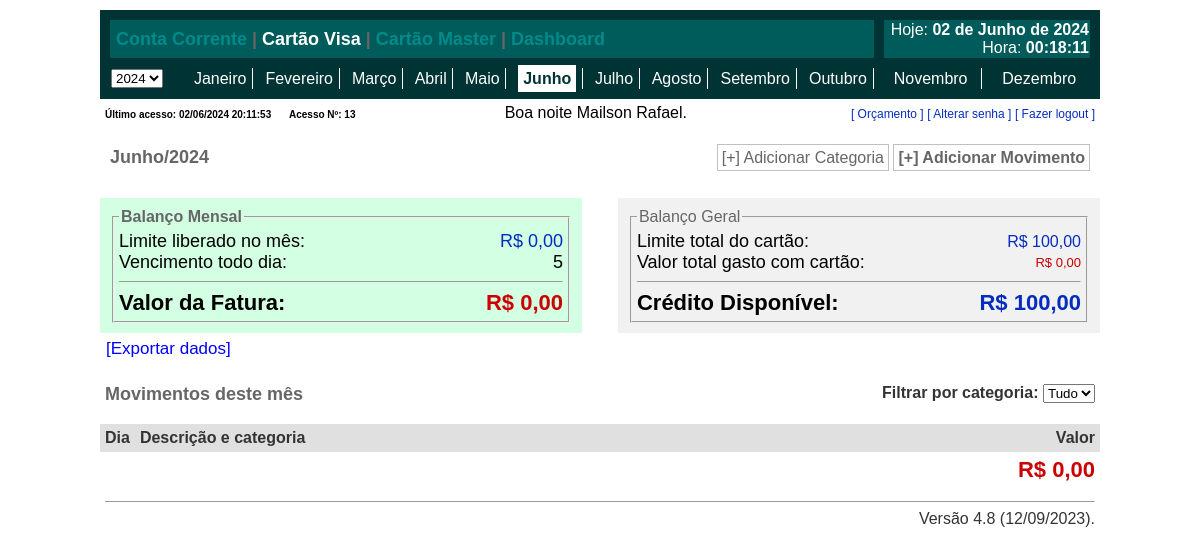
The page /visa.php (signed in) on the database its author committed.
### tables this page shows
CREATE TABLE `usuarios` (
  `id` int(10) UNSIGNED NOT NULL,
  `nome` varchar(100) NOT NULL,
  `sobrenome` varchar(100) NOT NULL,
  `usuario` varchar(50) NOT NULL,
  `senha` varchar(150) NOT NULL,
  `data` date NOT NULL,
  `ultimavisita` datetime DEFAULT NULL,
  `n_acesso_f` int(11) NOT NULL DEFAULT 0,
  `visa` decimal(12,2) NOT NULL DEFAULT 0.00,
  `dia_venc_v` int(11) DEFAULT NULL,
  `master` decimal(12,2) NOT NULL DEFAULT 0.00,
  `dia_venc_m` int(11) DEFAULT NULL
);

### conf/functions.php (called while the page is built, shortened)
<?php
function formata_dinheiro($valor) {
    $valor = number_format($valor,2,",",".");
    return "R$ " . $valor;
}
function mostraMes($mes) {
    switch ($mes) {
        case 01: case 1: $mes = "Janeiro";
            break;
        case 02: case 2: $mes = "Fevereiro";
            break;
        case 03: case 3: $mes = "Março";
            break;
        case 04: case 4: $mes = "Abril";
            break;
        case 05: case 5: $mes = "Maio";
            break;
        case 06: case 6: $mes = "Junho";
            break;
        case 07: case 7: $mes = "Julho";
            break;
        case 8: $mes = "Agosto";
            break;
        case 9: $mes = "Setembro";
            break;
        case 10: $mes = "Outubro";
            break;
        case 11: $mes = "Novembro";
            break;
        case 12: $mes = "Dezembro";
            break;
    }
    return $mes;
}
?>

### conf/config.php (called while the page is built, shortened)
<?php
$_SG['conectaServidor'] = true;
$_SG['abreSessao'] = true;
$_SG['caseSensitive'] = false;
$_SG['validaSempre'] = false;
$_SG['servidor'] = 'localhost';
$_SG['usuario'] = 'root';
$_SG['senha'] = '';
$_SG['banco'] = 'livrocaixa';
$_SG['paginaLogin'] = './login.php';
$_SG['tabela'] = 'usuarios';

### conf/versao.php (called while the page is built, shortened)
<?php
$versao='Versão 4.8 (12/09/2023).';
?>

### visa.php (the view, shortened to what this page needs)
<?php
include("./conf/config.php");
include './conf/functions.php';
require_once './conf/versao.php';
$usuario = $_SESSION['usuarioID'];
$hora = date('G');
if (($hora >= 0) and ($hora < 5)) {
	$mensagem = "Já é madrugada";
} else if (($hora >= 5) and ($hora < 6)) {
	$mensagem = "Já esta amanhecendo";
} else if (($hora >= 6) and ($hora < 12)) {
	$mensagem = "Bom dia";
} else if (($hora >= 12) and ($hora < 18)) {
	$mensagem = "Boa tarde";
} else {
	$mensagem = "Boa noite";
}
if (isset($_GET['mes']))
	$mes_hoje = $_GET['mes'];
else
	$mes_hoje = date('m');
if (isset($_GET['ano']))
	$ano_hoje = $_GET['ano'];
else
	$ano_hoje = date('Y');
?>
<html>
<head>
	<link href="./conf/css/styles.css" rel="stylesheet" type="text/css" />
	<link id="scrollUpTheme" rel="stylesheet" href="./conf/css/image.css">
	<link rel="stylesheet" href="./conf/css/calculadora.css">
</head>
<body style="padding:10px" onLoad="initTimer();">
	<table cellpadding="1" cellspacing="10" width="1000" align="center" style="background-color:#033">
		<tr>
			<td colspan="11" style="background-color:#005B5B;">
				<h2 style="margin:5px"><a href=index.php style="color:#008B8B">Conta Corrente</a> | <a href=visa.php style="color:#FFF">Cartão Visa</a> | <a href=master.php style="color:#008B8B">Cartão Master</a> | <a href=./dashboard/dashboard.php style="color:#008B8B">Dashboard</a></h2>
			</td>
			<td colspan="2" align="right" style="background-color:#005B5B;">
				<a style="color:#FFF" href="?mes=<?php echo date('m') ?>&ano=<?php echo date('Y') ?>">Hoje:<strong> <?php echo date('d') ?> de <?php echo mostraMes(date('m')) ?> de <?php echo date('Y') ?><br></strong> Hora: <strong><span id="timer"></span></strong></a></strong>
			</td>
		</tr>
		<tr>
			<td width="70">
				<select onchange="location.replace('?mes=<?php echo $mes_hoje ?>&ano='+this.value)">
					<?php
					for ($i = 2019; $i <= 2030; $i++) {
					?>
						<option value="<?php echo $i ?>" <?php if ($i == $ano_hoje) echo "selected=selected" ?>><?php echo $i ?></option>
					<?php } ?>
				</select>
			</td>
			<?php
			for ($i = 1; $i <= 12; $i++) {
			?>
				<td align="center" style="<?php if ($i != 12) echo "border-right:1px solid #FFF;" ?> padding-right:5px">
					<a href="?mes=<?php echo $i ?>&ano=<?php echo $ano_hoje ?>" style="
					<?php if ($mes_hoje == $i) { ?>
						color:#033; font-size:16px; font-weight:bold; background-color:#FFF; padding:5px
					<?php } else { ?>
						color:#FFF; font-size:16px;
					<?php } ?>
					">
						<?php echo mostraMes($i); ?>
					</a>
				</td>
			<?php
			}
			?>
		</tr>
	</table>
	<table cellpadding="5" cellspacing="0" width="1000" align="center">
		<tr>
			<?php
			$qrvisita = mysqli_query($_SG['conexao'], "SELECT * FROM usuarios where id='$usuario'");
			$rowvisita = mysqli_fetch_array($qrvisita);
			$qracesso = mysqli_query($_SG['conexao'], "SELECT * FROM usuarios where id='$usuario'");
			$rowacesso = mysqli_fetch_array($qracesso);
			$n = $rowacesso['n_acesso_f'];
			$n_acesso = $n + 1;
			?>
			<td>
				<b>
					<font color="#000" size=1><?php if ($n > 0)
													echo "Último acesso: " . date('d/m/Y H:i:s', strtotime($rowvisita['ultimavisita']));
												else
													echo "" ?></font>&nbsp;&nbsp;&nbsp;
					<b>
						<font color="#000" size=1><?php echo "Acesso Nº: " ?><?php if ($n = 0)
																					echo "1";
																				else
																					echo "$n_acesso" ?></font>
					</b>&nbsp;&nbsp;&nbsp;&nbsp;&nbsp;
			</td>
			<td>
			<td>
				<font color="#000"><?php echo $mensagem ?><?php echo " " ?><?php echo $_SESSION['usuarioNome']; ?><?php echo
																													" " ?><?php echo $_SESSION['usuarioSobrenome']; ?>.</font></b>
			</td>
			<td align="right" style="font-size:13px; color:rgba(4, 45, 191, 1)">
				<a href="javascript:;" style="font-size:12px; color:rgba(4, 45, 191, 1)" onclick="abreFecha('orcamento')"> [ Orçamento ]</a>
				<a href="javascript:;" style="font-size:12px; color:rgba(4, 45, 191, 1)" onclick="abreFecha('alterar_senha')">[ Alterar senha ]</a>
				<a href="logout.php" style="font-size:12px; color:rgba(4, 45, 191, 1)"><?php echo
																						" [ Fazer logout ]" ?></a>
			</td>
		</tr>
		<tr>
			<td>
			</td>
		</tr>
	</table>
	<table cellpadding="10" cellspacing="0" width="1000" align="center">
		<tr>
			<td colspan="2">
				<h2><?php echo mostraMes($mes_hoje) ?>/<?php echo $ano_hoje ?></h2>
			</td>
			<td align="right">
				<a href="javascript:;" onclick="abreFecha('add_cat')" class="bnt">[+] Adicionar Categoria</a>
				<a href="javascript:;" onclick="abreFecha('add_movimento')" class="bnt"><strong>[+] Adicionar Movimento</strong></a>
			</td>
		</tr>
		<tr>
			<td colspan="3">
			</td>
		</tr>
		<tr>
			<td align="left" valign="top" width="450" style="background-color:#D3FFE2">
				<?php
				$qr = mysqli_query($_SG['conexao'], "SELECT SUM(valor) as total FROM movimentos WHERE tipo=1 && conta=2 && usuario='$usuario' && mes='$mes_hoje' && ano='$ano_hoje'");
				$row = mysqli_fetch_array($qr);
				$entradas = $row['total'];
				$qr = mysqli_query($_SG['conexao'], "SELECT SUM(valor) as total FROM movimentos WHERE tipo=0 && conta=2 && usuario='$usuario' && mes='$mes_hoje' && ano='$ano_hoje'");
				$row = mysqli_fetch_array($qr);
				$saidas = $row['total'];
				$resultado_mes = $saidas;
				$qr = mysqli_query($_SG['conexao'], "SELECT * FROM usuarios WHERE id='$usuario'");
				$row = mysqli_fetch_array($qr);
				$dia_venc = $row['dia_venc_v'];
				?>
				<fieldset>
					<legend><strong>Balanço Mensal</strong></legend>
					<table cellpadding="0" cellspacing="0" width="100%">
						<tr>
							<td><span style="font-size:18px; color:#000">Limite liberado no mês:</span></td>
							<td align="right"><span style="color:rgba(4, 45, 191, 1); font-size:18px"><?php echo formata_dinheiro($entradas) ?></span></td>
						</tr>
						<tr>
							<td><span style="font-size:18px; color:#000">Vencimento todo dia:</span></td>
							<td align="right"><span style="color:#000; font-size:18px"><?php echo $dia_venc ?></span></td>
						</tr>
						<tr>
							<td colspan="2">
								<hr size="1" />
							</td>
						</tr>
						<tr>
							<td><strong style="font-size:22px; color:#000">Valor da Fatura:</strong></td>
							<td align="right"><strong style="color:#C00; font-size:22px"><?php echo formata_dinheiro($saidas) ?></strong></td>
						</tr>
					</table>
				</fieldset>
			</td>
			<td width="15">
			</td>
			<td align="left" valign="top" width="450" style="background-color:#F1F1F1">
				<fieldset>
					<legend>Balanço Geral</legend>
					<?php
					$qr = mysqli_query($_SG['conexao'], "SELECT SUM(valor) as total FROM movimentos WHERE tipo=1 && conta=2 && usuario='$usuario'");
					$row = mysqli_fetch_array($qr);
					$entradas = $row['total'];
					$qr = mysqli_query($_SG['conexao'], "SELECT SUM(valor) as total FROM movimentos WHERE tipo=0 && conta=2 && usuario='$usuario'");
					$row = mysqli_fetch_array($qr);
					$saidas = $row['total'];
					$qr = mysqli_query($_SG['conexao'], "SELECT dia_venc_v, SUM(visa) as total FROM usuarios WHERE id='$usuario'");
					$row = mysqli_fetch_array($qr);
					$valorvisa = $row['total'];
					$visa = formata_dinheiro($valorvisa);
					$resultado_geral = $valorvisa + $entradas - $saidas;
					?>
					<table cellpadding="0" cellspacing="0" width="100%">
						<tr>
							<td><span style="font-size:18px; color:#000">Limite total do cartão:</span></td>
							<td align="right"><span style="font-size:18px"><a href="javascript:;" style="font-size:16px; color:rgba(4, 45, 191, 1)" onclick="abreFecha('limite_visa');" title="Alterar limite"><?php echo $visa ?></a></span></td>
						</tr>
						<tr>
							<td><span style="font-size:18px; color:#000">Valor total gasto com cartão:</span></td>
							<td align="right"><span style="font-size:13px; color:#C00"><?php echo formata_dinheiro($saidas) ?></span></td>
						</tr>
						<tr>
							<td colspan="2">
								<hr size="1" />
							</td>
						</tr>
						<tr>
							<td><strong style="font-size:22px; color:#000">Crédito Disponível:</strong></td>
							<td align="right"><strong style="font-size:22px; color:<?php if ($resultado_geral < 0) echo "#C00";
																					else echo "rgba(4, 45, 191, 1)" ?>"><?php echo formata_dinheiro($resultado_geral) ?></strong></td>
						</tr>
					</table>
				</fieldset>
			</td>
		</tr>
	</table>
	<table border="0" cellpadding="5" cellspacing="1" width="1000" align="center">
		<td>
			<a href="javascript:;" style="font-size:17px; color:#0000FF" onclick="abreFecha('export_pdf');" title="Relatórios PDF">[Exportar dados]</a>
		</td>
	</table>
	<br />
	<table cellpadding="5" cellspacing="0" width="1000" align="center">
		<tr>
			<td colspan="3">
				<div style="float:right; text-align:right">
					<form name="form_filtro_cat" method="get" action="">
						<b>Filtrar por categoria:</b> <select name="filtro_cat" onchange="form_filtro_cat.submit()">
							<option value="">Tudo</option>
						</select>
					</form>
				</div>
				<h2>Movimentos deste mês</h2>
		</tr>
		<tr style="background-color:#E0E0E0">
			<td align="center" width="15"><b><?php echo "Dia" ?></td>
			<td><b><?php echo "Descrição e categoria" ?></td>
			<td align="right"><b><?php echo "Valor" ?></td>
		</tr>
		<tr>
			<td colspan="3" align="right">
				<strong style="font-size:22px; color:C00"><?php echo formata_dinheiro($resultado_mes) ?></strong>
			</td>
		</tr>
	</table>
	<table cellpadding="5" cellspacing="0" width="1000" align="center">
		<tr>
			<td align="right">
				<hr size="1" />
				<?php echo $versao ?>
			</td>
		</tr>
	</table>
</body>
</html>

### conf/css/styles.css (style rules this page uses)
body { padding:0; margin:0; font-family:Arial, Helvetica, sans-serif; color:#333333; font-size:12px; }
a { text-decoration:none; color:#0C66C0; }
h2 { font-family:Arial, Helvetica, sans-serif; color:#666; font-size:18px; text-align:left; margin:0; padding:0; }
.bnt { border:1px #C0C0C0 solid; text-decoration:none; padding:4px; color:#666666; background-color:#FFFFFF; background-image:url('../images/bg_bnt.jpg'); background-repeat:repeat-x; -moz-border-radius: 3px; -webkit-border-bottom: 3px; }
fieldset { padding:5px; -moz-border-radius: 3px; -webkit-border-bottom: 3px; }
fieldset legend { color:#666; }

### rows shown on the page
usuarios: ultimavisita "02/06/2024 20:11:53", n_acesso_f "13", dia_venc_v "5"

### other values the page prints
mostraMes($i) "Janeiro"
mostraMes($i) "Fevereiro"
mostraMes($i) "Março"
mostraMes($i) "Abril"
mostraMes($i) "Maio"
mostraMes($i) "Junho"
mostraMes($i) "Julho"
mostraMes($i) "Agosto"
mostraMes($i) "Setembro"
mostraMes($i) "Outubro"
mostraMes($i) "Novembro"
mostraMes($i) "Dezembro"
$mensagem "Boa noite"
$_SESSION['usuarioNome'] "Mailson"
$_SESSION['usuarioSobrenome'] "Rafael"
